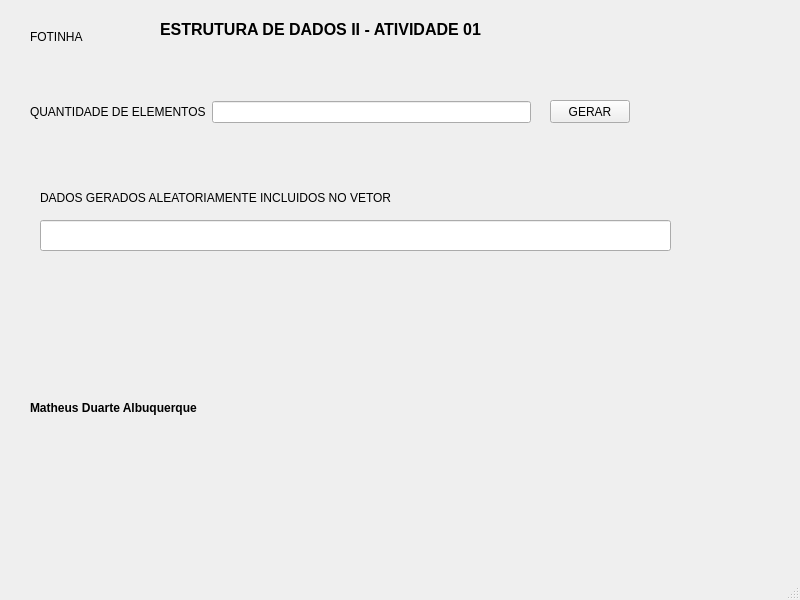
<?xml version="1.0" encoding="UTF-8"?>
<ui version="4.0">
 <class>MainWindow</class>
 <widget class="QMainWindow" name="MainWindow">
  <property name="geometry">
   <rect>
    <x>0</x>
    <y>0</y>
    <width>800</width>
    <height>600</height>
   </rect>
  </property>
  <property name="windowTitle">
   <string>MainWindow</string>
  </property>
  <widget class="QWidget" name="centralwidget">
   <widget class="QLabel" name="label">
    <property name="geometry">
     <rect>
      <x>160</x>
      <y>20</y>
      <width>331</width>
      <height>16</height>
     </rect>
    </property>
    <property name="text">
     <string>&lt;html&gt;&lt;head/&gt;&lt;body&gt;&lt;p&gt;&lt;span style=&quot; font-size:12pt; font-weight:700;&quot;&gt;ESTRUTURA DE DADOS II - ATIVIDADE 01&lt;/span&gt;&lt;/p&gt;&lt;/body&gt;&lt;/html&gt;</string>
    </property>
   </widget>
   <widget class="QLabel" name="label_2">
    <property name="geometry">
     <rect>
      <x>30</x>
      <y>30</y>
      <width>58</width>
      <height>15</height>
     </rect>
    </property>
    <property name="text">
     <string>&lt;html&gt;&lt;head/&gt;&lt;body&gt;&lt;p&gt;FOTINHA&lt;/p&gt;&lt;/body&gt;&lt;/html&gt;</string>
    </property>
   </widget>
   <widget class="QPushButton" name="pushButton">
    <property name="geometry">
     <rect>
      <x>550</x>
      <y>100</y>
      <width>80</width>
      <height>23</height>
     </rect>
    </property>
    <property name="text">
     <string>GERAR</string>
    </property>
   </widget>
   <widget class="QLabel" name="label_4">
    <property name="geometry">
     <rect>
      <x>40</x>
      <y>190</y>
      <width>361</width>
      <height>16</height>
     </rect>
    </property>
    <property name="text">
     <string>&lt;html&gt;&lt;head/&gt;&lt;body&gt;&lt;p&gt;DADOS GERADOS ALEATORIAMENTE INCLUIDOS NO VETOR&lt;/p&gt;&lt;/body&gt;&lt;/html&gt;</string>
    </property>
   </widget>
   <widget class="QLineEdit" name="lineEdit_dadosGerados">
    <property name="geometry">
     <rect>
      <x>40</x>
      <y>220</y>
      <width>631</width>
      <height>31</height>
     </rect>
    </property>
   </widget>
   <widget class="QLabel" name="label_5">
    <property name="geometry">
     <rect>
      <x>30</x>
      <y>400</y>
      <width>211</width>
      <height>16</height>
     </rect>
    </property>
    <property name="text">
     <string>&lt;html&gt;&lt;head/&gt;&lt;body&gt;&lt;p&gt;&lt;span style=&quot; font-weight:700;&quot;&gt;Matheus Duarte Albuquerque&lt;/span&gt;&lt;/p&gt;&lt;/body&gt;&lt;/html&gt;</string>
    </property>
   </widget>
   <widget class="QWidget" name="">
    <property name="geometry">
     <rect>
      <x>30</x>
      <y>100</y>
      <width>501</width>
      <height>24</height>
     </rect>
    </property>
    <layout class="QHBoxLayout" name="horizontalLayout">
     <item>
      <widget class="QLabel" name="label_3">
       <property name="text">
        <string>&lt;html&gt;&lt;head/&gt;&lt;body&gt;&lt;p&gt;QUANTIDADE DE ELEMENTOS&lt;/p&gt;&lt;/body&gt;&lt;/html&gt;</string>
       </property>
      </widget>
     </item>
     <item>
      <widget class="QLineEdit" name="lineEdit_quantidadeElementos"/>
     </item>
    </layout>
   </widget>
  </widget>
  <widget class="QMenuBar" name="menubar">
   <property name="geometry">
    <rect>
     <x>0</x>
     <y>0</y>
     <width>800</width>
     <height>20</height>
    </rect>
   </property>
  </widget>
  <widget class="QStatusBar" name="statusbar"/>
 </widget>
 <resources/>
 <connections/>
</ui>
